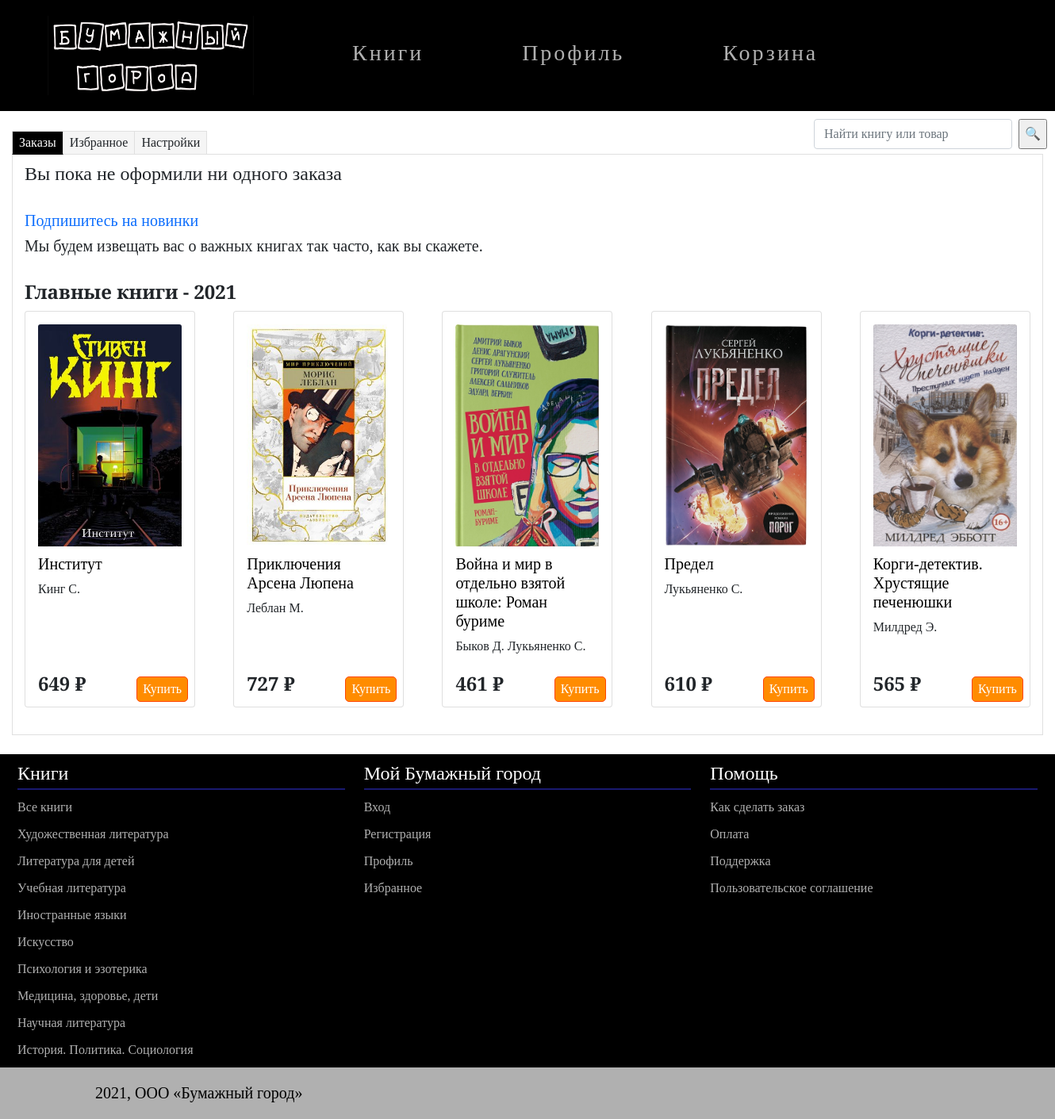
/accounts/profile/ (signed in), run on the app's committed database.
### papercity_app/models.py (models this page shows, shortened)
class Books(models.Model):
    id = models.IntegerField
    title = models.CharField('Название', max_length=50)
    author = models.ManyToManyField(Author, verbose_name='автор')
    genre = models.ManyToManyField(Genre, verbose_name='жанр')
    description = models.TextField(max_length=3000)
    price = models.PositiveIntegerField('Стоимость', default=0)
    count = models.PositiveIntegerField('В наличии', default=1)
    photo = models.ImageField(upload_to="books/%Y/%m/%d/")
    category = models.ForeignKey(
        Category, verbose_name='Категория', on_delete=models.SET_NULL, null=True
    )
    url = models.SlugField(max_length=130, unique=True)
    class Meta:
        verbose_name = 'Книга'
        verbose_name_plural = 'Книги'

class Author(models.Model):
    name = models.CharField(max_length=100)
    class Meta:
        verbose_name = 'Автор'
        verbose_name_plural = 'Авторы'

class Category(models.Model):
    name = models.CharField(max_length=50)
    url = models.SlugField(max_length=160, unique=True)
    class Meta:
        verbose_name = 'Категория'
        verbose_name_plural = 'Категории'

### accounts/views.py (the view)
def edit(request):
    if request.method == 'POST':
        user_form = UserEditForm(instance=request.user, data=request.POST)
        if user_form.is_valid():
            user_form.save()
            return redirect("/accounts/profile/")
    else:
        user_form = UserEditForm(instance=request.user)
        return render(request,
                      'accounts/profile.html',
                      {'user_form': user_form})

### accounts/forms.py
class UserEditForm(forms.ModelForm):
    class Meta:
        model = User
        fields = ['username', 'email', 'first_name', 'last_name']

### papercity_app/templatetags/booktags.py (called while the page is built)
@register.inclusion_tag("papercity_app/tags/first_book.html")
def get_first_books():
    books = Books.objects.order_by("id")[:5]
    return {"first_books": books}

@register.inclusion_tag("papercity_app/tags/second_book.html")
def get_second_books():
    books = Books.objects.order_by("-id")[:5]
    return {"second_books": books}

@register.inclusion_tag("papercity_app/tags/categories.html")
def get_categories():
    category = Category.objects.all()
    return {"categories": category}

### accounts/templates/accounts/profile.html (shortened to what this page needs)
{% extends 'papercity_app/layout.html' %}&nbsp;{% block content %}
<br>
<div class="container1">
<div class="tabs">
    <label for="tab-btn-1">Заказы</label>
    <label for="tab-btn-2">Избранное</label>
    <label for="tab-btn-3">Настройки</label>
    <div id="content-1">
      <h4>Вы пока не оформили ни одного заказа</h4>
    <br>
        <a href=""><h5>Подпишитесь на новинки</h5></a>
        <h5>Мы будем извещать вас о важных книгах так часто, как вы скажете.</h5>
    <br>
    <h4><b>Главные книги - 2021</b></h4>
 {% load booktags %}
        {% get_second_books %}
        <br>
    </div>
 {% load booktags %}
</div>
</div>
    <br>
{% endblock content %}

### papercity_app/templates/papercity_app/tags/categories.html
{% for category in categories %}
<li><a href="/{{ category.url }}/">{{ category.name }}</a></li>
{% endfor %}

### papercity_app/templates/papercity_app/tags/second_book.html
    <div class="container1">
    <div class="row row-cols-1 row-cols-md-5 g-5">
    {% for books in second_books %}
   <div class="col">
    <div class="card" style="height: 500px; width: 215px">
      <div class="card-body">
        <img src="{{books.photo.url}}" class="card-img-top" height="280" width="200" alt="...">
          <a href="/{{ books.url }} " class="card-title"><h5>{{books.title}}</h5></a>
        <p class="card-text">
          {% for author in books.author.all %}
          {{author.name}}
          {% endfor %}
        </p>
        <div class="card_footer">
          <div class="row row-cols-2">
            <div class="col">
              <h4><b>{{books.price}} ₽</b></h4>
            </div>
            <div class="col">
              <button style="margin-left: 25px;color: white;">Купить</button>
            </div>
          </div>
        </div>
      </div>
    </div>
  </div>
    {% endfor %}
  </div>
  </div>

### papercity_app/static/css/papercity.css (style rules this page uses)
body { font-family: Alegreya Sans SC; }
#footer a { margin-top: 10px; display: block; text-decoration: none; color: #b0b0b0; }
.container1 { max-width: 1300px; min-width: 750px; margin: 0 auto; min-height: 100%; }
.card_footer { position: absolute; bottom: 5px; }
.card-body h5 { margin-top: 10px; }
a { text-decoration: none; }
button { margin: 5px auto auto auto; background: darkorange; padding: 3px 7px; border-radius: 5px; border: 1px solid orangered; color: white; }
.card-title h5 { color: black; text-decoration: none; }
.col a { color: black; }
.col h2, .col a { margin-top: 30px; }
.container1 .tabs { font-size: 0; max-width: 1300px; margin-left: auto; margin-right: auto; }
.container1 .tabs>div { display: none; border: 1px solid #e0e0e0; padding: 10px 15px; font-size: 16px; }
#tab-btn-1:checked~#content-1, #tab-btn-2:checked~#content-2, #tab-btn-3:checked~#content-3 { display: block; }
.container1 .tabs>label { display: inline-block; text-align: center; vertical-align: middle; user-select: none; background-color: #f5f5f5; border: 1px solid #e0e0e0; padding: 2px 8px; font-size: 16px; line-height: 1.5; transition: color 0.15s ease-in-out, background-color 0.15s ease-in-out; cursor: pointer; position: relative; top: 1px; }
.container1 .tabs>label:not(:first-of-type) { border-left: none; }
.container1 .tabs>input[type="radio"]:checked+label { background-color: black; border-bottom: 1px solid black; color: white; }

### data on the page
Books: photo (picture), title "Институт", price "649"
Author: name "Кинг С."
Books: photo (picture), title "Приключения Арсена Люпена", price "727"
Author: name "Леблан М."
Books: photo (picture), title "Война и мир в отдельно взятой школе: Роман буриме", price "461"
Author: name "Быков Д."
Author: name "Лукьяненко С."
Books: photo (picture), title "Предел", price "610"
Books: photo (picture), title "Корги-детектив. Хрустящие печенюшки", price "565"
Author: name "Милдред Э."
Category: name "Художественная литература"
Category: name "Литература для детей"
Category: name "Учебная литература"
Category: name "Иностранные языки"
Category: name "Искусство"
Category: name "Психология и эзотерика"
Category: name "Медицина, здоровье, дети"
Category: name "Научная литература"
Category: name "История. Политика. Социология"
